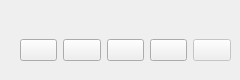
     <widget class="QWidget" name="tab_14">
      <attribute name="title">
       <string>Icon Button</string>
      </attribute>
      <widget class="QWidget" name="layoutWidget">
       <property name="geometry">
        <rect>
         <x>20</x>
         <y>30</y>
         <width>211</width>
         <height>41</height>
        </rect>
       </property>
       <layout class="QHBoxLayout" name="horizontalLayout_4">
        <item>
         <spacer name="horizontalSpacer_2">
          <property name="orientation">
           <enum>Qt::Horizontal</enum>
          </property>
          <property name="sizeHint" stdset="0">
           <size>
            <width>40</width>
            <height>20</height>
           </size>
          </property>
         </spacer>
        </item>
        <item>
         <widget class="Origin::UIToolkit::OriginIconButton" name="originIconButton_5">
          <property name="focusPolicy">
           <enum>Qt::StrongFocus</enum>
          </property>
          <property name="icon">
           <pixmap resource="testbed.qrc">:/Resources/testbed/play_mask.png</pixmap>
          </property>
         </widget>
        </item>
        <item>
         <widget class="Origin::UIToolkit::OriginIconButton" name="originIconButton_4">
          <property name="focusPolicy">
           <enum>Qt::StrongFocus</enum>
          </property>
          <property name="icon">
           <pixmap resource="testbed.qrc">:/Resources/testbed/download_mask.png</pixmap>
          </property>
         </widget>
        </item>
        <item>
         <widget class="Origin::UIToolkit::OriginIconButton" name="originIconButton">
          <property name="focusPolicy">
           <enum>Qt::StrongFocus</enum>
          </property>
          <property name="icon">
           <pixmap resource="testbed.qrc">:/Resources/testbed/pause_mask.png</pixmap>
          </property>
         </widget>
        </item>
        <item>
         <widget class="Origin::UIToolkit::OriginIconButton" name="originIconButton_2">
          <property name="focusPolicy">
           <enum>Qt::StrongFocus</enum>
          </property>
          <property name="icon">
           <pixmap resource="testbed.qrc">:/Resources/testbed/close_mask.png</pixmap>
          </property>
         </widget>
        </item>
        <item>
         <widget class="Origin::UIToolkit::OriginIconButton" name="originIconButton_3">
          <property name="enabled">
           <bool>false</bool>
          </property>
          <property name="focusPolicy">
           <enum>Qt::StrongFocus</enum>
          </property>
          <property name="icon">
           <pixmap resource="testbed.qrc">:/Resources/testbed/play_mask.png</pixmap>
          </property>
         </widget>
        </item>
        <item>
         <spacer name="horizontalSpacer_3">
          <property name="orientation">
           <enum>Qt::Horizontal</enum>
          </property>
          <property name="sizeHint" stdset="0">
           <size>
            <width>40</width>
            <height>20</height>
           </size>
          </property>
         </spacer>
        </item>
       </layout>
      </widget>
     </widget>
